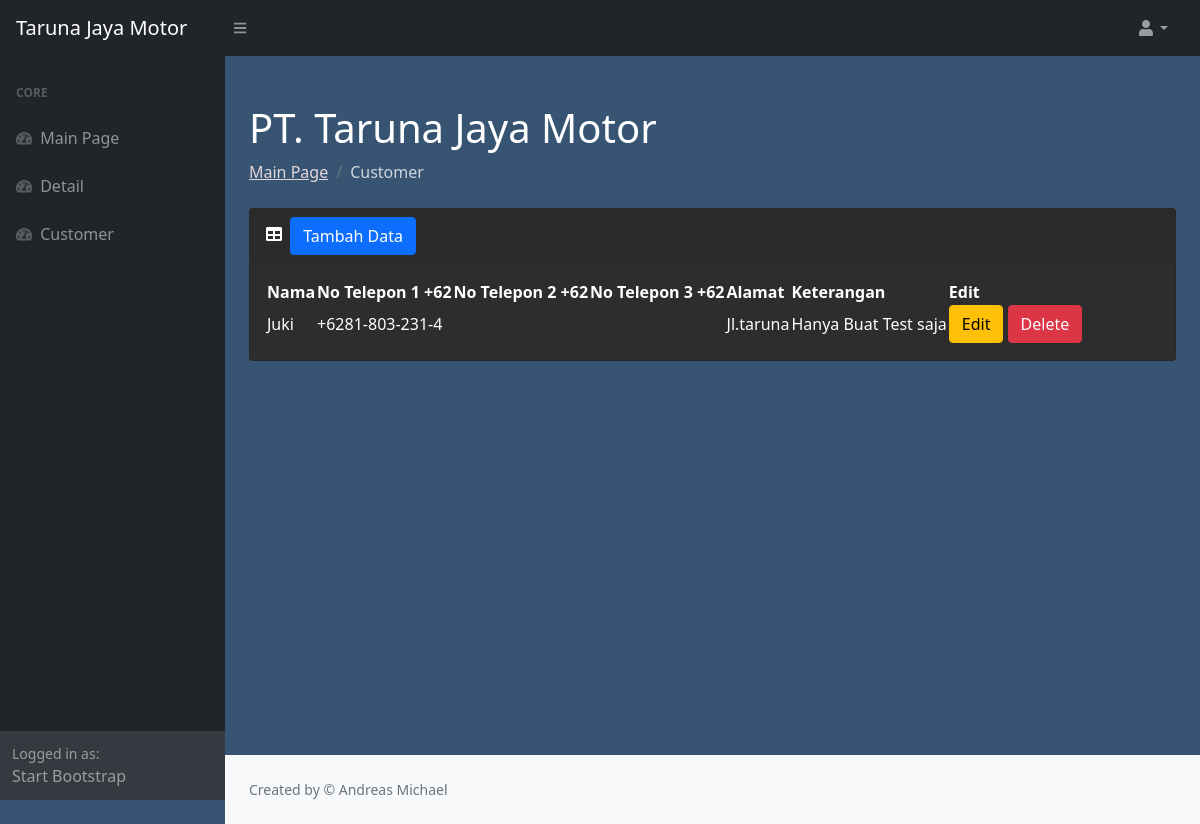
Screenshot of /TJM/addcustomer.php (signed in) with the database file from the repository.
### tables this page shows
CREATE TABLE `customer` (
  `idcustomer` int(11) NOT NULL,
  `nama` varchar(50) NOT NULL,
  `notlp1` varchar(25) NOT NULL,
  `notlp2` varchar(25) DEFAULT NULL,
  `notlp3` varchar(25) DEFAULT NULL,
  `alamat` varchar(50) NOT NULL,
  `deskripsi` varchar(255) DEFAULT NULL
);

### TJM/addcustomer.php (the view, shortened to what this page needs)
<?php
require 'function.php';
?>
<!DOCTYPE html>
<html lang="en">
    <head>
        <link href="https://cdn.jsdelivr.net/npm/simple-datatables@latest/dist/style.css" rel="stylesheet" />
        <link href="css/styles.css" rel="stylesheet" />
    </head>
    <body class="sb-nav-fixed">
        <nav class="sb-topnav navbar navbar-expand navbar-dark bg-dark">
            <a class="navbar-brand ps-3" href="index.php" >Taruna Jaya Motor</a>
            <button class="btn btn-link btn-sm order-1 order-lg-0 me-4 me-lg-0" id="sidebarToggle" href="#!"><i class="fas fa-bars"></i></button>
            <ul class="navbar-nav ms-auto ms-md-0 me-3 me-lg-4">
                <li class="nav-item dropdown">
                    <a class="nav-link dropdown-toggle" id="navbarDropdown" href="#" role="button" data-bs-toggle="dropdown" aria-expanded="false"><i class="fas fa-user fa-fw"></i></a>
                </li>
            </ul>
        </nav>
        <div id="layoutSidenav">
            <div id="layoutSidenav_nav">
                <nav class="sb-sidenav accordion sb-sidenav-dark" id="sidenavAccordion">
                    <div class="sb-sidenav-menu">
                        <div class="nav">
                            <div class="sb-sidenav-menu-heading">Core</div>
                            <a class="nav-link" href="index.php">
                                <div class="sb-nav-link-icon"><i class="fas fa-tachometer-alt"></i></div>
                                Main Page
                            </a>
                            <a class="nav-link" href="detail.php">
                                <div class="sb-nav-link-icon"><i class="fas fa-tachometer-alt"></i></div>
                                Detail
                            </a>
                            <a class="nav-link" href="customer.php">
                                <div class="sb-nav-link-icon"><i class="fas fa-tachometer-alt"></i></div>
                                Customer
                            </a>
                        </div>
                    </div>
                    <div class="sb-sidenav-footer">
                        <div class="small">Logged in as: </div>
                        Start Bootstrap
                    </div>
                </nav>
            </div>
            <div id="layoutSidenav_content">
                <main>
                    <div class="container-fluid px-4">
                        <h1 class="mt-4">PT. Taruna Jaya Motor</h1>
                        <ol class="breadcrumb mb-4">
                            <li class="breadcrumb-item"><a href="index.php">Main Page</a></li>
                            <li class="breadcrumb-item active">Customer</li>
                        </ol>
                        <div class="card mb-4">
                            <div class="card-header">
                                <i class="fas fa-table me-1"></i>
                                    <button type="button" class="btn btn-primary" data-toggle="modal" data-target="#myModal">
                                        Tambah Data
                                    </button>
                            </div>
                            <div class="card-body">
                                <table id="datatablesSimple">
                                    <thead>
                                        <tr>
                                            <th>Nama</th>
                                            <th>No Telepon 1 +62</th>
                                            <th>No Telepon 2 +62</th>
                                            <th>No Telepon 3 +62</th>
                                            <th>Alamat</th>
                                            <th>Keterangan</th>
                                            <th>Edit</th>
                                        </tr>
                                    </thead>
                                    <tbody>
                                    <?php
                                        $ambildatacustomer = mysqli_query($conn,"select * from customer");
                                        while($datacustomer=mysqli_fetch_array($ambildatacustomer)){
                                            $nama = $datacustomer['nama'];
                                            $notlp1 = $datacustomer['notlp1'];
                                            $notlp2 = $datacustomer['notlp2'];
                                            $notlp3 = $datacustomer['notlp3'];
                                            $alamat = $datacustomer['alamat'];
                                            $deskripsi = $datacustomer['deskripsi'];
                                            $idc = $datacustomer['idcustomer'];
                                    ?>
                                        <tr>
                                            <td><?=$nama;?></td>
                                            <td><?=$notlp1;?></td>
                                            <td><?=$notlp2;?></td>
                                            <td><?=$notlp3;?></td>
                                            <td><?=$alamat;?></td>
                                            <td><?=$deskripsi;?></td>
                                            <td>
                                                <button type="button" class="btn btn-warning" data-toggle="modal" data-target="#edit<?=$idc;?>">
                                                    Edit
                                                </button>
                                                <button type="button" class="btn btn-danger" data-toggle="modal" data-target="#delete<?=$idc;?>">
                                                    Delete
                                                </button>
                                            </td>
                                        </tr>
                                        <?php
                                        };
                                    ?>
                                    </tbody>
                                </table>
                            </div>
                        </div>
                    </div>
                </main>
                <footer class="py-4 bg-light mt-auto">
                    <div class="container-fluid px-4">
                        <div class="d-flex align-items-center justify-content-between small">
                            <div class="text-muted">Created by &copy; Andreas Michael</div>
                        </div>
                    </div>
                </footer>
            </div>
        </div>
    </body>
</html>

### rows the page displays
customer: nama "Juki", notlp1 "+6281-803-231-4", alamat "Jl.taruna", deskripsi "Hanya Buat Test saja"
